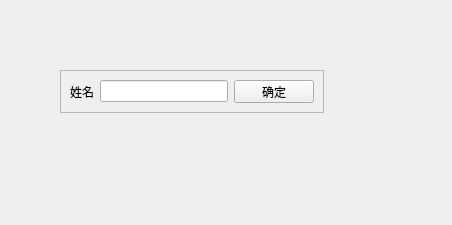
<?xml version="1.0" encoding="UTF-8"?>
<ui version="4.0">
 <class>Form</class>
 <widget class="QWidget" name="Form">
  <property name="geometry">
   <rect>
    <x>0</x>
    <y>0</y>
    <width>452</width>
    <height>225</height>
   </rect>
  </property>
  <property name="windowTitle">
   <string>Form</string>
  </property>
  <widget class="QFrame" name="frame">
   <property name="geometry">
    <rect>
     <x>60</x>
     <y>70</y>
     <width>264</width>
     <height>43</height>
    </rect>
   </property>
   <property name="frameShape">
    <enum>QFrame::StyledPanel</enum>
   </property>
   <property name="frameShadow">
    <enum>QFrame::Raised</enum>
   </property>
   <layout class="QHBoxLayout" name="horizontalLayout">
    <item>
     <widget class="QLabel" name="label">
      <property name="text">
       <string>姓名</string>
      </property>
     </widget>
    </item>
    <item>
     <widget class="QLineEdit" name="lineEdit"/>
    </item>
    <item>
     <widget class="QPushButton" name="pushButton">
      <property name="text">
       <string>确定</string>
      </property>
     </widget>
    </item>
   </layout>
  </widget>
 </widget>
 <resources/>
 <connections/>
</ui>
